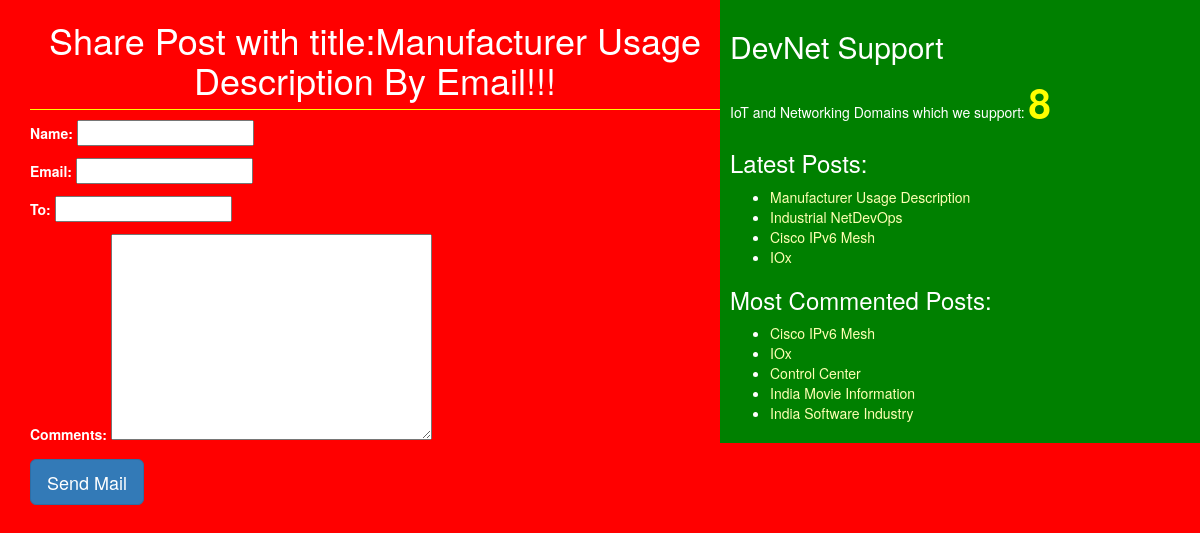
The app's page /5/share/ with its own data.
### blog/models.py (models this page shows, shortened)
class Post(models.Model):
    STATUS_CHOICES=(('draft','Draft'),('published','Published'))
    title=models.CharField(max_length=256)
    slug=models.SlugField(max_length=264,unique_for_date='publish')
    author=models.ForeignKey(User,related_name='blog_posts',on_delete=models.CASCADE)
    body=models.TextField()
    publish=models.DateTimeField(default=timezone.now)
    created=models.DateTimeField(auto_now_add=True)
    updated=models.DateTimeField(auto_now=True)
    status=models.CharField(max_length=10,choices=STATUS_CHOICES,default='draft')
    objects=CustomManager()
    tags=TaggableManager()
    class Meta:
        ordering=('-publish',)
    def get_absolute_url(self):
        return reverse('post_detail',args=[self.publish.year,self.publish.strftime('%m'),self.publish.strftime('%d'),self.slug])

### blog/views.py (the view)
# urls.py: url(r'^(?P<id>\d+)/share/$',views.mail_send_view),
def mail_send_view(request,id):
    post=get_object_or_404(Post,id=id,status='published')
    sent=False
    if request.method=='POST':
        form=EmailSendForm(request.POST)
        if form.is_valid():
            cd=form.cleaned_data
            subject='{}({}) recommends you to read"{}"'.format(cd['name'],cd['email'],post.title)
            post_url=request.build_absolute_uri(post.get_absolute_url())
            message='Read Post At:\n {}\n\n{}\'s Comments:\n{}'.format(post_url,cd['name'],cd['comments'])
            send_mail(subject,message,'durga@blog.com',[cd['to']])
            sent=True
    else:
        form=EmailSendForm()
    return render(request,'blog/sharebymail.html',{'form':form,'post':post,'sent':sent})

### blog/forms.py
class EmailSendForm(forms.Form):
    name=forms.CharField()
    email=forms.EmailField()
    to=forms.EmailField()
    comments=forms.CharField(required=False,widget=forms.Textarea)

### blog/models.py (called while the page is built)
    def get_queryset(self):
        return super().get_queryset().filter(status='published')

### blog/templatetags/blog_tags.py (called while the page is built)
@register.simple_tag(name='my_tag')
def total_posts():
    return Post.objects.count()

@register.inclusion_tag('blog/latest_posts123.html')
def show_latest_posts(count=3):
    latest_posts=Post.objects.order_by('-publish')[:count]
    return {'latest_posts':latest_posts}

@register.simple_tag
def get_most_commented_posts(count=5):
    return Post.objects.annotate(total_comments=Count('comments')).order_by('-total_comments')[:count]

### templates/blog/sharebymail.html (shortened to what this page needs)
{%extends 'blog/base.html' %}
    {%block content%}
    {%if sent%}
      <h1>Email Successfully sent!!!</h1>
      <h2>Post with the title: {{post.title}} information shared by email</h2>
      {%else%}
        <h1>Share Post with title:{{post.title}} By Email!!!</h1>
            <form method='POST'>
            {{form.as_p}}
            <input type="submit" class='btn btn-primary btn-lg' value="Send Mail">
          </form>
    {%endif%}
    {%endblock%}

### templates/blog/base.html (shortened to what this page needs)
<!DOCTYPE html>
{%load blog_tags%}
{%load staticfiles%}
<html lang="en" dir="ltr">
  <head>
    <link rel="stylesheet" href="https://maxcdn.bootstrapcdn.com/bootstrap/3.3.7/css/bootstrap.min.css">
    <link rel="stylesheet" href="{%static "css/blog1.css" %}">
  </head>
  <body>
    <div class="content">
      {%block content%}{%endblock%}
    </div>
    <div class='sidebar'>
      <h2>DevNet Support</h2>
      <p>IoT and Networking Domains which we support: <span id='pcount'>{% my_tag%}</span> </p>
      <h3>Latest Posts:</h3>{%show_latest_posts 4%}
      <h3>Most Commented Posts:</h3>
      {%get_most_commented_posts as most_commented_posts%}
      <ul>
         {%for post in most_commented_posts %}
        <li><a href="{{post.get_absolute_url}}">{{post.title}}</a></li>
        {%endfor%}
      </ul>
    </div>
  </body>
</html>

### templates/blog/latest_posts123.html
<ul>
  {%for post in latest_posts %}
  <li><a href="{{post.get_absolute_url}}">{{post.title}}</a></li>
  {%endfor%}
</ul>

### static/css/blog1.css (style rules this page uses)
.content { width:60%; float:left; padding:0 0 0 30px; background: red; height:100%; }
.sidebar { width:40%; float:right; padding: 10px; background:green; height:100%; }
h1 { text-align: center; border-bottom: 1px solid yellow ; padding-bottom: 10px; }
body { color:white; background: red; }
a { color:#ffffb3; }
#pcount { font-size: 40px; color: yellow; font-weight: bold; }

### records on screen
Post: title "Manufacturer Usage Description"
Post: title "Industrial NetDevOps"
Post: title "Cisco IPv6 Mesh"
Post: title "IOx"
Post: title "Control Center"
Post: title "India Movie Information"
Post: title "India Software Industry"
